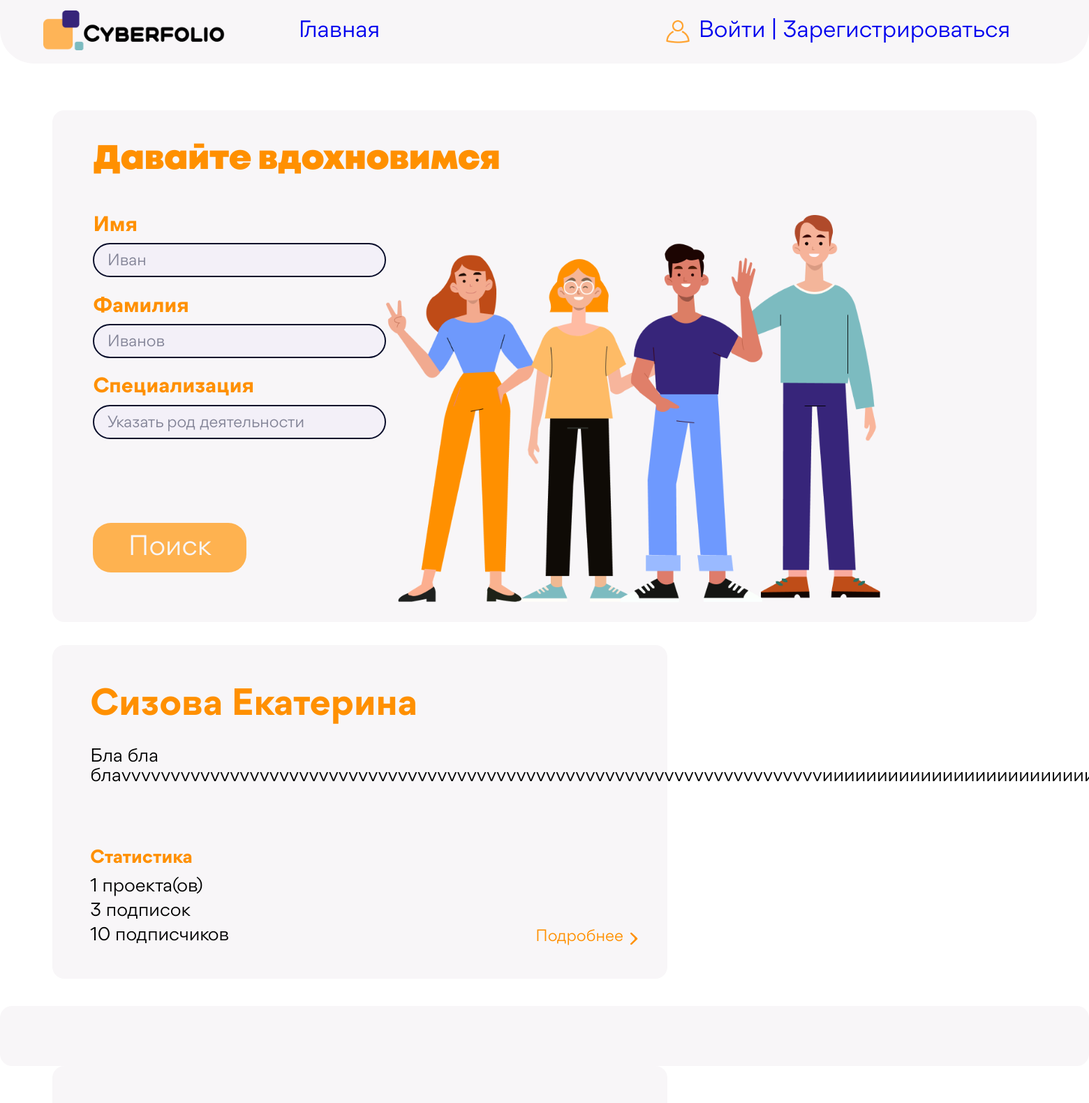
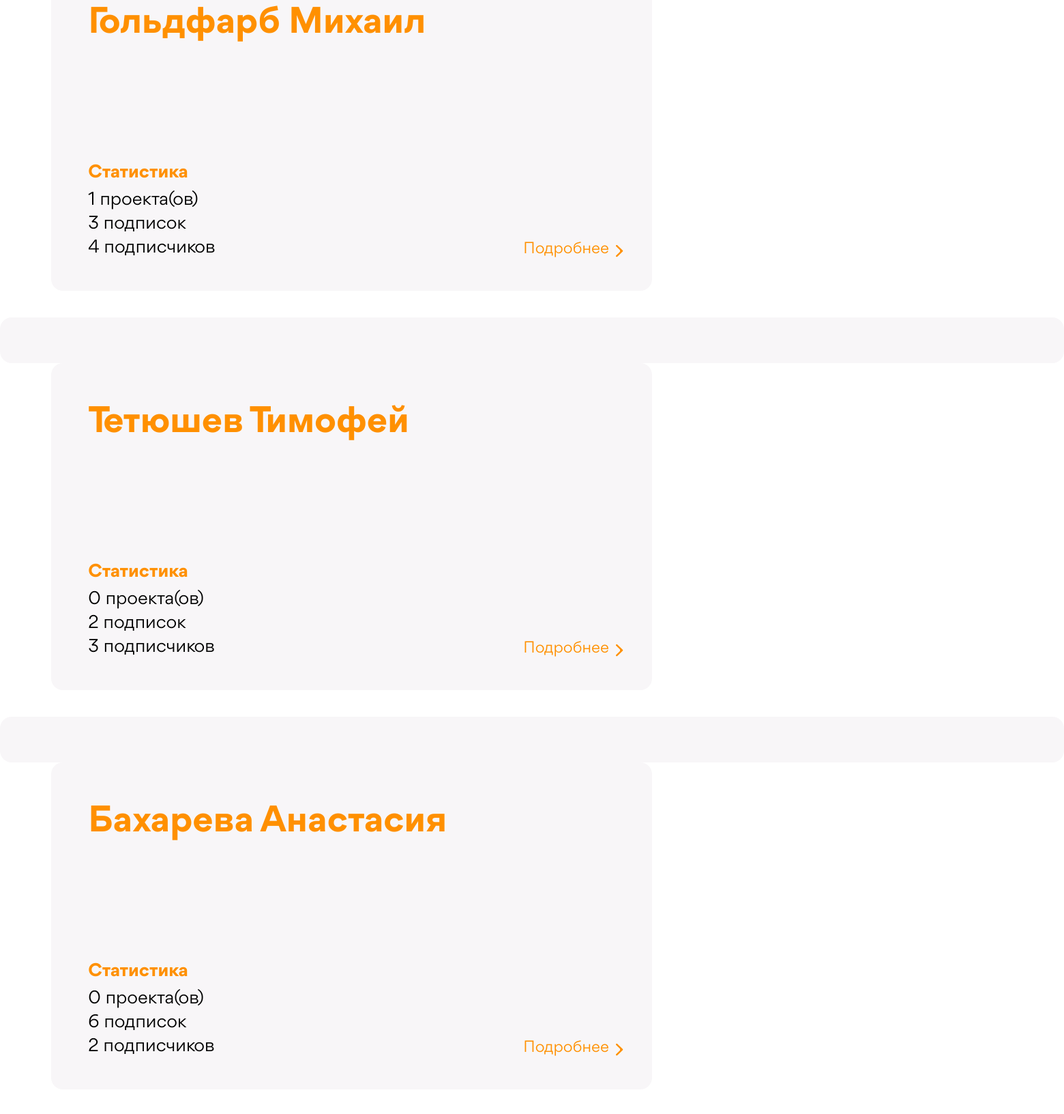
The page / (upper part) on the database its author committed (2 pictures, top to bottom).
### Accounts/models.py (models this page shows, shortened)
class User(AbstractUser):
    sur_sur_name = models.CharField(max_length=20, verbose_name="Фамилия",blank=True)
    slug = models.SlugField(verbose_name='Слаг', unique=True)
    descriptions = models.TextField(max_length=300, verbose_name='Описание',blank=True)
    email = models.EmailField(verbose_name='Почта',blank=True)
    spec = models.ForeignKey('Specs', db_index=True, on_delete=models.PROTECT, verbose_name="Специализация",blank=True, default=1)
    photo = models.ImageField(upload_to=user_directory_path, blank=True, verbose_name="Фото")
    time_create = models.DateTimeField(auto_now_add=True, verbose_name="Время создания")
    vk_url = models.URLField(max_length=128, blank=True, verbose_name='VK')
    hh_url = models.URLField(max_length=128,blank=True, verbose_name='HH')
    behance_url = models.URLField(max_length=128,blank=True,verbose_name='BH')
    def get_projects(self):
        return Project.objects.all().filter(user_id=self.id)
    def count_projects(self):
        return self.get_projects().count()
    def get_followers(self):
        return Follow.objects.all().filter(follow_from_id=self.id).values_list('follow_to', flat=True)
    def count_followers(self):
        return self.get_followers().count()
    def count_followings(self):
        return Follow.objects.all().filter(follow_to_id=self.id).count()
    def get_short_name(self):
        return '{0} {1}'.format(self.last_name, self.first_name)
    class Meta:
        verbose_name = 'Юзер'
        verbose_name_plural = 'Юзеры'
        ordering = ['id']

### Accounts/views.py (the view)
# urls.py: 2. Add a URL to urlpatterns:  path('', Home.as_view(), name='home')
class Home(ListView):
    model = User
    template_name = "main_page.html"
    context_object_name = "users"
    def get_context_data(self, *, object_list = None, **kwargs):
        context = super().get_context_data(**kwargs)
        context['title'] = "Главная страница"
        return context
    def get_queryset(self):
        users = User.objects.all().exclude(id=self.request.user.id).filter(is_superuser=0)
        if self.request.method == 'GET':
            first_name = self.request.GET.get('first_name')
            last_name = self.request.GET.get('last_name')
            spec = self.request.GET.get('specialization')
            first_name_q = Q()
            if first_name:
                first_name_q = Q(first_name__icontains=first_name)
            last_name_q = Q()
            if last_name:
                last_name_q = Q(last_name__icontains=last_name)
            if spec:
                try:
                    spec_obj = Specs.objects.get(name=spec)
                    users = users.filter(spec=spec_obj)
                except Specs.DoesNotExist:
                    pass
            users = users.filter(first_name_q & last_name_q)
        users = users.annotate(num_followers=Count('following')).order_by('-num_followers')
        return users

### templates/main_page.html (shortened to what this page needs)
{% extends 'base.html' %}
{% load static %}
{% block css %}
    <link rel="stylesheet" href="{% static 'css/normalize.css' %}">
    <link rel="stylesheet" href="{% static 'css/general_styles.css' %}">
    <link rel="stylesheet" href="{% static 'css/main_page.css' %}">
    <link href = "{% static 'fonts/stylesheet.css' %}" rel = "stylesheet" type = "text/css" />
{% endblock %}
{% block content %}
    <div class="search_container">
            <div class="search_header">
                Давайте вдохновимся
            </div>
            <div class="search_info">
                <form method="GET" action="{% url 'home' %}">
                    <div class="input-heading">Имя</div>
                    <input type="text" name="first_name" id="first_name" value="{{ request.GET.first_name }}" placeholder="Иван" class="input search_input">
                    <div class="input-heading">Фамилия</div>
                    <input type="text" name="last_name" id="last_name" value="{{ request.GET.last_name }}" placeholder="Иванов" class="input search_input">
                    <div class="input-heading">Специализация</div>
                    <input type="text" name="specialization" id="specialization" value="{{ request.GET.specialization }}" placeholder="Указать род деятельности" class="input search_input">
                    <div class="search_button-container">
                        <button type="submit" class="usual-button search_button">Поиск</button>
                    </div>
                </form>
                <div>
                    <img class="search_img" src="{% static 'images/mainpage_img.png' %}">
                </div>
            </div>
        </div>
<div class="users">
{% for u in users %}
    <div class="user-card-container">
            <div class="left-section card-container">
                <div class="user-header">{{ u.get_short_name }}</div>
                <p class="user-text">{{ u.descriptions }}</p>
                <div class="user-statistic-header">Статистика</div>
                <div class="statistic-container">
                    <ul class="statistic-list">
                        <li class="statistic-item">{{ u.count_projects }} проекта(ов)</li>
                        <li class="statistic-item">{{ u.count_followers }} подписок</li>
                        <li class="statistic-item">{{ u.count_followings }} подписчиков</li>
                    </ul>
                    <a href="{% url 'profile' slug=u.slug %}" class="project-link">
                        <h5 class="abour-project">Подробнее</h5>
                        <img class="abour-project-icon" src="{% static 'images/about-project-icon.svg' %}">
                    </a>
                    </div>
                </div>
            </div>
            <div class="right-section card-container">
            </div>
        </div>
{% endfor %}
{% endblock %}

### Accounts/static/css/general_styles.css (style rules this page uses)
body { background-image: url(../images/background.png); background-size: cover; background-repeat: no-repeat; }
.usual-button { background-color: #feb250; padding: 1.14vw 2.70vw; border-radius: 1.66vw; color: #f8f6f8 !important; font-weight: 400; font-size: 2.5vw; line-height: 2.7vw; border: 0px !important; }
p { margin: 0; }
a { text-decoration: none; }
input { text-decoration: none; border: 0px; color: #000000; }
ul { list-style: none; margin: 0; padding: 0; }
img { max-width: 100%; }
html { font-family: "Gordita"; }
* { box-sizing: border-box; }
.user-text { font-family: 'Gordita'; font-style: normal; font-weight: 400; font-size: 1.6667vw; line-height: 1.8229vw; }
.statistic-item:not(:last-child) { margin-bottom: 0.41vw; }
.user-statistic-header { display: inline; font-weight: 700; font-size: 1.66667vw; line-height: 1.8229vw; color: #FF9000; margin-bottom: 0.78125vw; margin-top: 0px; padding: 0px; }
.statistic-item { font-weight: 400; font-size: 1.66667vw; line-height: 1.8229vw; flex-wrap: nowrap; display: flex; margin-top: 0px; padding: 0px; }
.abour-project { font-weight: 400; font-size: 1.46vw; line-height: 1.5625vw; color: #FF9000; }
.abour-project-icon { min-width: 0.7vw; max-width: 0.7vw; margin-left: 0.68125vw; }
.project-link { display: flex; flex-direction: row; align-items: center; margin-top: auto; }
.card-container { background-color: #F8F6F8; border-radius: 1.1vw; }
.input::placeholder { color: #828396; }
.input { border: 0.15vw solid #090E2B; border-radius: 4.01vw; padding: 0.78vw 1.198vw; transition: 0.3s box-shadow, 0.3s border-color; background: #f3f0f8; font-style: normal; font-weight: 400; font-size: 1.8vw; line-height: 1.354vw; }

### Accounts/static/css/main_page.css (style rules this page uses)
.search_container { display: flex; background: #F8F6F8; border-radius: 1.09vw; width: 90.4%; margin: auto; margin-top: 4.32vw; margin-bottom: 2.08vw; flex-direction: column; padding: 2.55vw 4.16vw 1.45vw 3.75vw; }
.search_header { font-family: 'Mont'; font-style: normal; font-weight: 900; font-size: 3.125vw; line-height: 4.01vw; color: #FF9000; margin-bottom: 3.02vw; }
.input-heading { font-family: 'Gordita'; font-style: normal; font-weight: 700; font-size: 1.875vw; line-height: 2.03vw; color: #FF9000; margin-bottom: 0.57vw; }
.search_info { display: flex; }
.search_img { width: 45.4vw; }
.search_button { font-family: 'Gordita'; font-style: normal; font-weight: 400; font-size: 2.5vw; line-height: 2.7vw; color: #F8F6F8; border: none; padding: 0.93vw 3.02vw; margin-top: 5.98vw; width: 14.1vw; }
.search_input { font-family: 'Gordita'; font-style: normal; font-weight: 400; font-size: 1.45vw; line-height: 1.56vw; color: #000000; padding: 0.78vw 2.91vw 0.52vw 1.19vw; width: 26.9vw; border: 0.15vw solid #090E2B; border-radius: 4.01vw; }
.search_input:not(:last-child) { margin-bottom: 1.71vw; }
.search_button-container { display: flex; }
.user-card-container { width: 90.4%; margin-left: auto; margin-right: auto; display: flex; justify-content: space-between; margin-bottom: 2.5vw; height: 30.677vw; }
.left-section { padding: 3.75vw 2.7vw 3.1vw 3.49vw; width: 56.51vw; display: flex; flex-direction: column; }
.right-section { padding: 2.396vw 2.55vw 1.927vw 2.55vw; }
.statistic-container { display: flex; justify-content: space-between; align-items: flex-end; }
.project-link { align-self: end; align-items: end !important; }
.user-text { margin-bottom: auto; }
h5 { margin: 0px; }
.user-header { font-weight: 700; font-size: 3.333vw; line-height: 3.6vw; color: #FF9000; margin-bottom: 2vw; }

### rows shown on the page
User: get_short_name "Сизова Екатерина", descriptions "Бла бла…", count_projects "1", count_followers "3", count_followings "10"
User: get_short_name "Гольдфарб Михаил", count_projects "1", count_followers "3", count_followings "4"
User: get_short_name "Тетюшев Тимофей", count_projects "0", count_followers "2", count_followings "3"
User: get_short_name "Бахарева Анастасия", count_projects "0", count_followers "6", count_followings "2"
